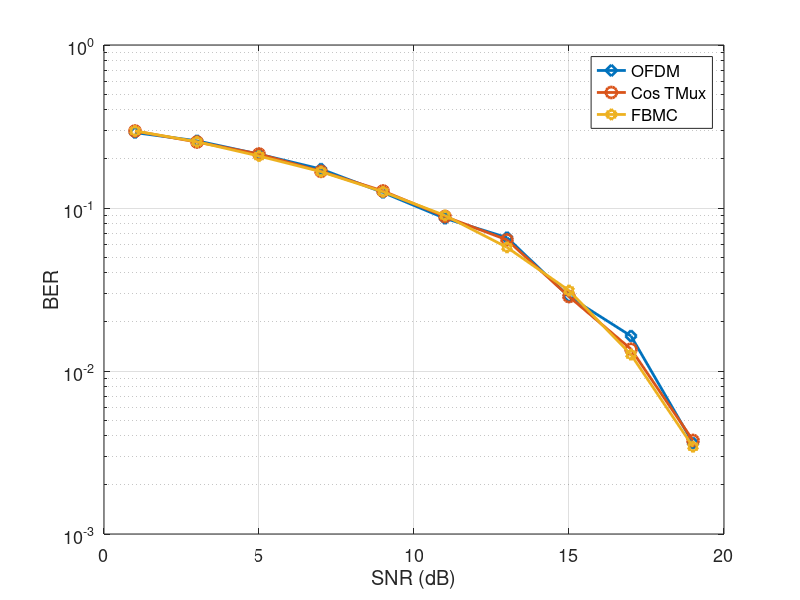
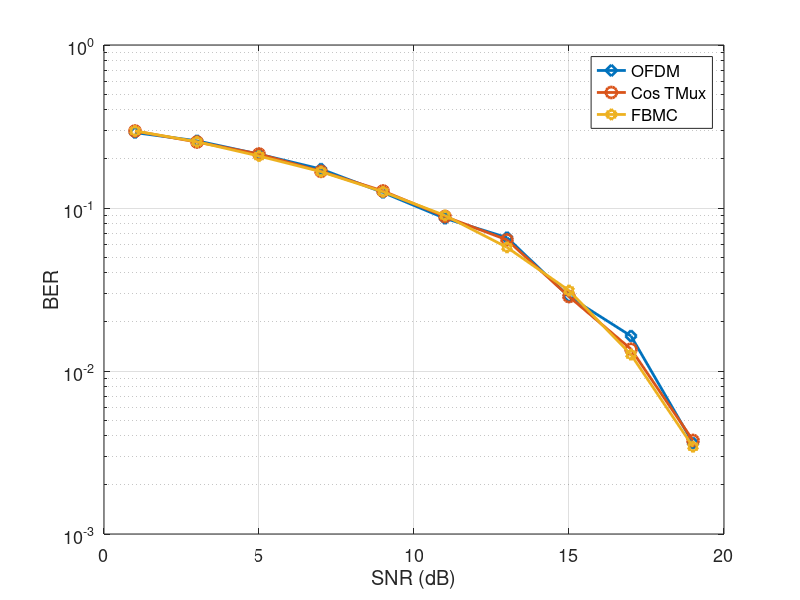

The MATLAB source for these figures, in order:
clear
close all


load('figures/ber-snr_64QAM_M1024_m2.mat') %,'berall', 'snrlist');

%fbmc
load('figures/ber-snr_FBMC_64QAM_M1024.mat')%,'berFBMC', 'snrlistFBMC');

figure;
semilogy(snrlist, berall(:,1), '-d' , 'MarkerSize',8,'linewidth',2)
hold on
semilogy(snrlist, berall(:,2),'-o' ,  'MarkerSize',8,'linewidth',2)
hold on
semilogy(snrlistFBMC, berFBMC,'-h' ,  'MarkerSize',8,'linewidth',2)
grid on;


l=legend('OFDM', 'Cos TMux', 'FBMC');
xlabel('SNR (dB)'); ylabel('BER')
set(gca, 'fontsize',13)
set(l, 'fontsize', 12);

saveas(gcf, 'figures/ber-snr_64QAM_M1024_m2.png' )
saveas(gcf, 'figures/ber-snr_64QAM_M1024_m2.svg' )

